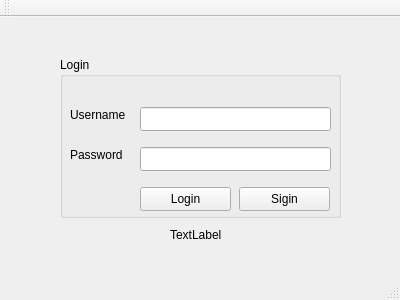
<?xml version="1.0" encoding="UTF-8"?>
<ui version="4.0">
 <class>Login</class>
 <widget class="QMainWindow" name="Login">
  <property name="geometry">
   <rect>
    <x>0</x>
    <y>0</y>
    <width>400</width>
    <height>300</height>
   </rect>
  </property>
  <property name="windowTitle">
   <string>Login</string>
  </property>
  <widget class="QWidget" name="centralWidget">
   <widget class="QGroupBox" name="groupBox">
    <property name="geometry">
     <rect>
      <x>60</x>
      <y>40</y>
      <width>281</width>
      <height>161</height>
     </rect>
    </property>
    <property name="title">
     <string>Login</string>
    </property>
    <widget class="QLabel" name="label">
     <property name="geometry">
      <rect>
       <x>10</x>
       <y>50</y>
       <width>71</width>
       <height>16</height>
      </rect>
     </property>
     <property name="text">
      <string>Username</string>
     </property>
    </widget>
    <widget class="QLabel" name="label_2">
     <property name="geometry">
      <rect>
       <x>10</x>
       <y>90</y>
       <width>71</width>
       <height>16</height>
      </rect>
     </property>
     <property name="text">
      <string>Password</string>
     </property>
    </widget>
    <widget class="QLineEdit" name="username">
     <property name="geometry">
      <rect>
       <x>80</x>
       <y>50</y>
       <width>191</width>
       <height>24</height>
      </rect>
     </property>
    </widget>
    <widget class="QLineEdit" name="password">
     <property name="geometry">
      <rect>
       <x>80</x>
       <y>90</y>
       <width>191</width>
       <height>24</height>
      </rect>
     </property>
    </widget>
    <widget class="QPushButton" name="pushButton">
     <property name="geometry">
      <rect>
       <x>80</x>
       <y>130</y>
       <width>91</width>
       <height>24</height>
      </rect>
     </property>
     <property name="text">
      <string>Login</string>
     </property>
    </widget>
    <widget class="QPushButton" name="pushButton_2">
     <property name="geometry">
      <rect>
       <x>179</x>
       <y>130</y>
       <width>91</width>
       <height>24</height>
      </rect>
     </property>
     <property name="text">
      <string>Sigin</string>
     </property>
    </widget>
   </widget>
   <widget class="QLabel" name="label_3">
    <property name="geometry">
     <rect>
      <x>170</x>
      <y>210</y>
      <width>59</width>
      <height>16</height>
     </rect>
    </property>
    <property name="text">
     <string>TextLabel</string>
    </property>
   </widget>
  </widget>
  <widget class="QMenuBar" name="menuBar">
   <property name="geometry">
    <rect>
     <x>0</x>
     <y>0</y>
     <width>400</width>
     <height>22</height>
    </rect>
   </property>
  </widget>
  <widget class="QToolBar" name="mainToolBar">
   <attribute name="toolBarArea">
    <enum>TopToolBarArea</enum>
   </attribute>
   <attribute name="toolBarBreak">
    <bool>false</bool>
   </attribute>
  </widget>
  <widget class="QStatusBar" name="statusBar"/>
 </widget>
 <layoutdefault spacing="6" margin="11"/>
 <resources/>
 <connections/>
</ui>
